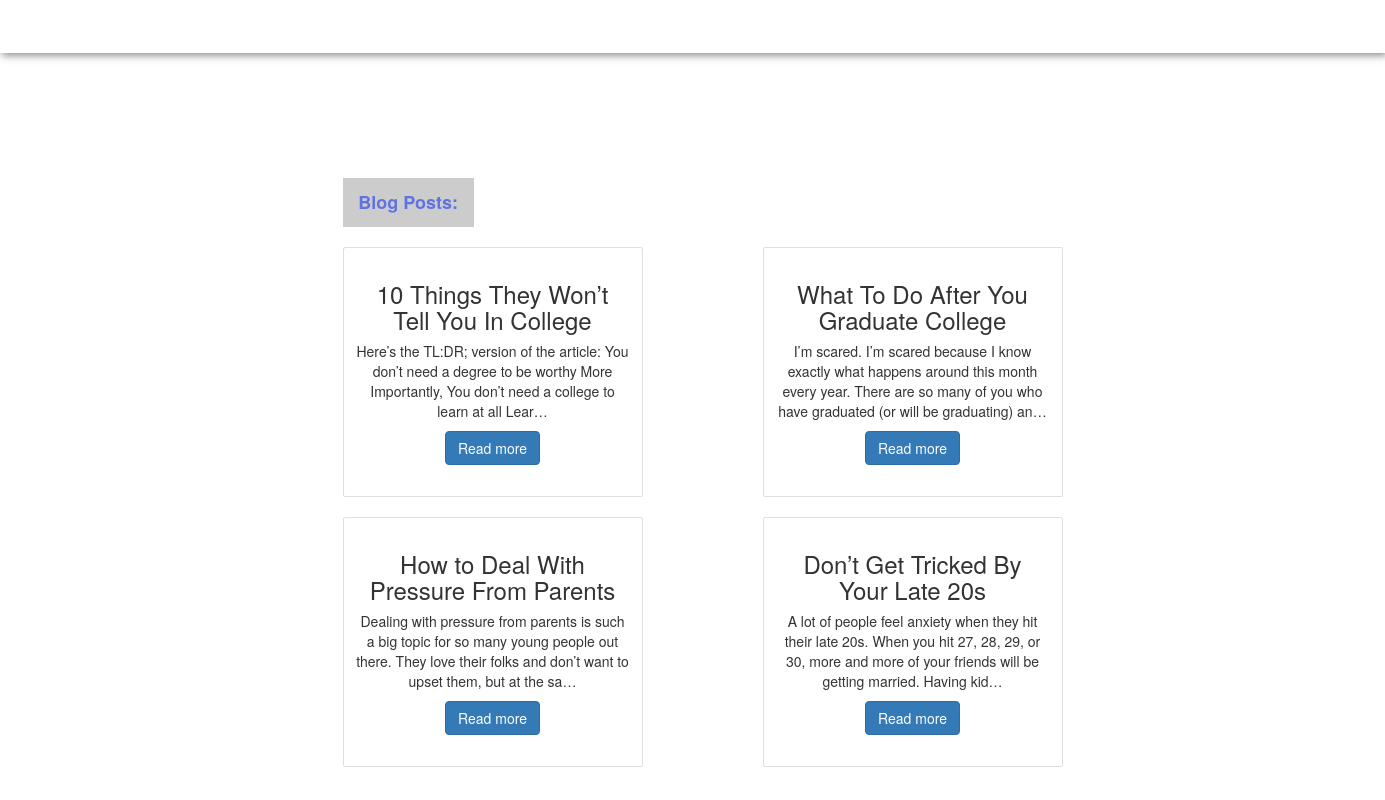
Screenshot of / (signed in) with the database file from the repository.
### forum/models.py (models this page shows, shortened)
class BlogPost(models.Model):
	title = models.CharField(max_length=200)
	body = models.TextField()
	date_published = models.DateTimeField(auto_now_add=True)

### forum/views.py (the view)
# urls.py: path('', home),
@login_required
def home(request):
	if not request.user.is_authenticated:
		return redirect("/login/")
	posts = BlogPost.objects.all()
	return render(request, 'forum/home.html', {'posts': posts})

### templates/forum/home.html (shortened to what this page needs)
{% extends 'forum/base.html' %}
{% load static %}
{% block body %}
	<div class="container">
		<div class="row">
			<div class="col-md-2">
			</div>
			<div class="col-md-8" style="margin-top: 10px;">
				<center><h1 class="type" style="color: #fff; font-size: 45px; font-weight: 700; margin-bottom: 20px; font-family: Verdana; margin-top: 25px;"></h1>
				</center>
				<div class="container" style="margin-top: 40px;">
					<span class="badge badge-pill badge-danger" style="margin-bottom: 20px; padding: .875em; color: #5e72e4; border-color: #5e72e4; background-color: #ccc; text-align: center; border-radius: 0; font-size:18px; font-weight: 700;">Blog Posts: </span><br>
					<div class="row">
						{% for post in posts %}
							<div class="col-md-4" style="margin-right: 40px;">
								<div class="card" style="width: 30rem; height: 25rem; display: inline-block;">
									<div class="card-body">
										<h3 class="card-title" style="text-align: center;">{{ post.title}}</h3>
										<p class="card-text" style="text-align: center;">{{ post.body| truncatechars:160 }}</p>
										<center><a href="/post/{{post.id}}" class="btn btn-primary">Read more</a></center>
									</div>
								</div>
								<br><br>
							</div>
						{% endfor %}
					</div>
				</div>
			</div>
			<div class="col-md-2">
			</div>
		</div>
	</div>
{% endblock %}

### static/css/base.css (style rules this page uses)
body { background-repeat: no-repeat; background-size: 100%; background-attachment: fixed; }

### rows the page displays
BlogPost: title "10 Things They Won’t Tell You In College", body "Here’s the TL:DR; version of the article: You don’t need a degree to be worthy More Importantly, You don’t need a college to learn at all Lear…"
BlogPost: title "What To Do After You Graduate College", body "I’m scared. I’m scared because I know exactly what happens around this month every year. There are so many of you who have graduated (or will be graduating) an…"
BlogPost: title "How to Deal With Pressure From Parents", body "Dealing with pressure from parents is such a big topic for so many young people out there. They love their folks and don’t want to upset them, but at the sa…"
BlogPost: title "Don’t Get Tricked By Your Late 20s", body "A lot of people feel anxiety when they hit their late 20s. When you hit 27, 28, 29, or 30, more and more of your friends will be getting married. Having kid…"
